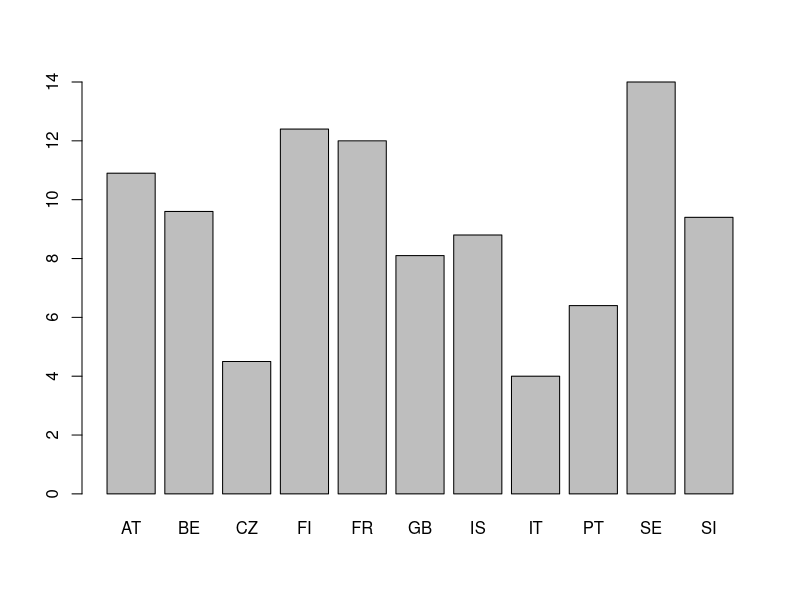
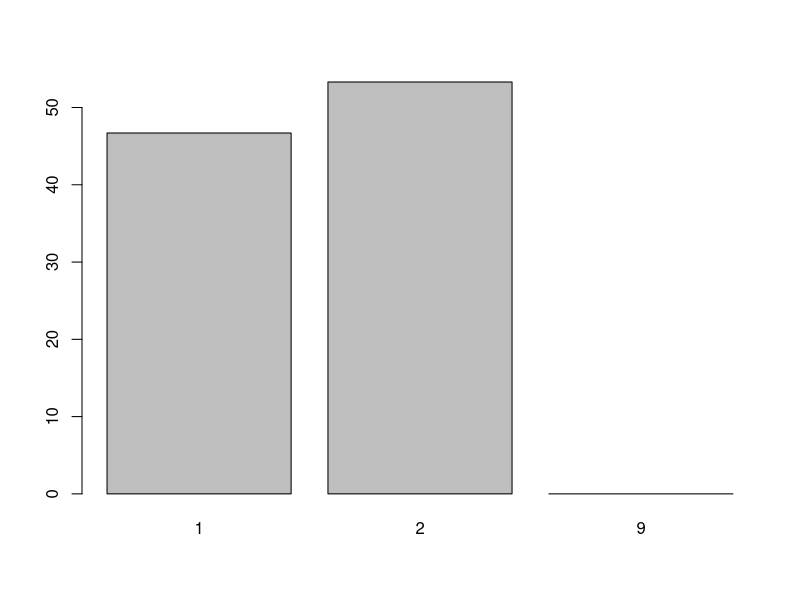
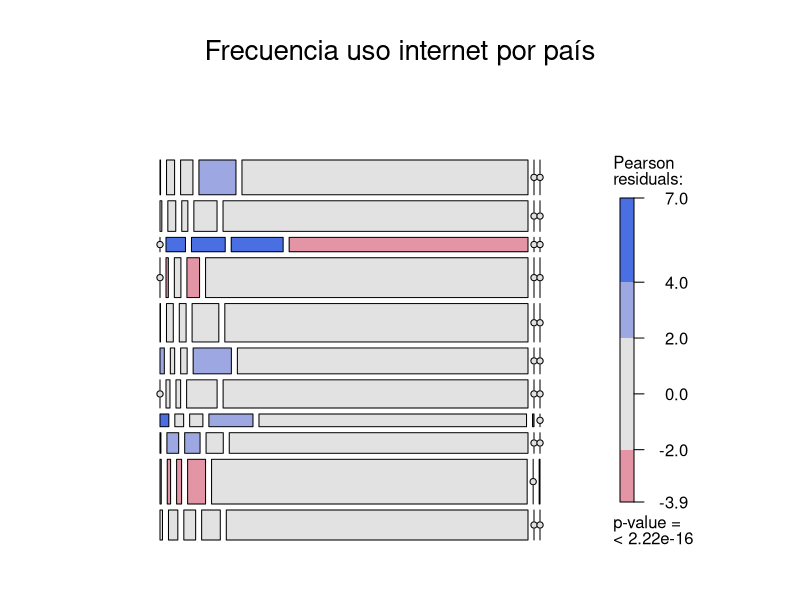

Source code (R) for these figures, in order: (Note: this script raises an error after producing the figures.)
## ---- chunk 1
knitr::opts_chunk$set(echo = TRUE)
#con here() aseguramos ruta segura a la raíz del proyecto
library(here) 

knitr::opts_knit$set(root.dir = here::here())  # fuerza la raíz del repo en el knit
## ---- chunk 2
library(readr)
datos <- read_csv(here("Datos", "CRON2W4e01.csv"), show_col_types = FALSE)
View(datos)
nrow(datos)
#vemos que el archivo contiene un total de 6032 sujetos/observaciones
## ---- chunk 3
#Variables sociales, demográficas, etc
social <- c("cntry","c2weight","gndr","eisced","netusoft","mnactic","hincfel")
#Variable psicológica
psyco <- c("w4q50")

#Creación del nuevo dataframe sobre el que desarrollar el estudio
estudio <- datos[, c(social, psyco)]
## ---- chunk 4
# 1º - IDENTIFICAR COLUMNAS AFECTADAS
if (any(is.na(estudio))) {
  cat("Se encontraron valores NA o NaN en las posiciones:\n")
  print(which(is.na(estudio), arr.ind=TRUE))
  #arr.ind devuelve una matriz con dos columnas (1ª corresponde a la fila; 2ª a la columna)
} else {
  cat("No se encontraron valores NA o NaN")
}
## ---- chunk 5
round(prop.table(table(estudio$w4q50)),3) * 100
## ---- chunk 6
#seleccionaremos todas aquellas filas exhentas de resultados 9 en dicha variable
estudio <- estudio[estudio$w4q50 != 9,]
## ---- chunk 7
#PAISES
unique(estudio$cntry)

#USO NETFLIX
unique(estudio$netusoft)

#ACTIVIDAD PRINCIPAL ÚLTIMA SEMANA
unique(estudio$mnactic)
## ---- chunk 8
sum(estudio$gndr == 9)
## ---- chunk 9
# TABLA DE FRECUENCIAS
pais <- round(prop.table(table(estudio$cntry)),3) * 100
pais
#Austria 10.9%
#Bélgica 9.6%
#R.Checa 4.5%
#Finlandia 12.4%
#Francia 12%
#R.Unido 8.1%
#Islandia 8.8%
#Italia 4%
#Portugal 6.4%
#Suecia 14%
#Eslovenia 9.4%

# GRÁFICO DE BARRAS
barplot(pais)
## ---- chunk 10
genero <- round(prop.table(table(estudio$gndr)),3) * 100
genero
barplot(genero)
## ---- chunk 11
# TABLA DE FRECUENCIAS
relac <- table(estudio$cntry, estudio$netusoft)
relac 

#GRÁFICO DE MOSAICO
library(grid)
library(vcd)

mosaic(relac,
       shade = TRUE, #aplica sombreado (indicar la fuerza y dirección de la asociación entre las variables)
       legend = TRUE, #mostrará la relación entre los residuos Pearson y su significancia en una paleta de colores
       labeling_args = list(rot_labels = c(90, 0)),
       main = "Frecuencia uso internet por país"
       )
## ---- chunk 12
estudio$gndr[estudio$gndr == 9] <- NA 
estudio$netusoft[estudio$netusoft %in% c(7, 8, 9)] <- NA
estudio$mnactic[estudio$mnactic %in% c(66, 77, 88, 99)] <- NA
estudio$hincfel[estudio$hincfel %in% c(7, 8, 9)] <- NA
estudio$eisced[estudio$eisced %in% c(0, 55, 77, 88, 99)] <- NA
## ---- chunk 13
salida_csv <- here("Datos", "Base_Datos_depurada.csv")
write_csv(estudio, file = salida_csv, na = "NA")
cat("Archivo exportado en:", salida_csv, "\n")
